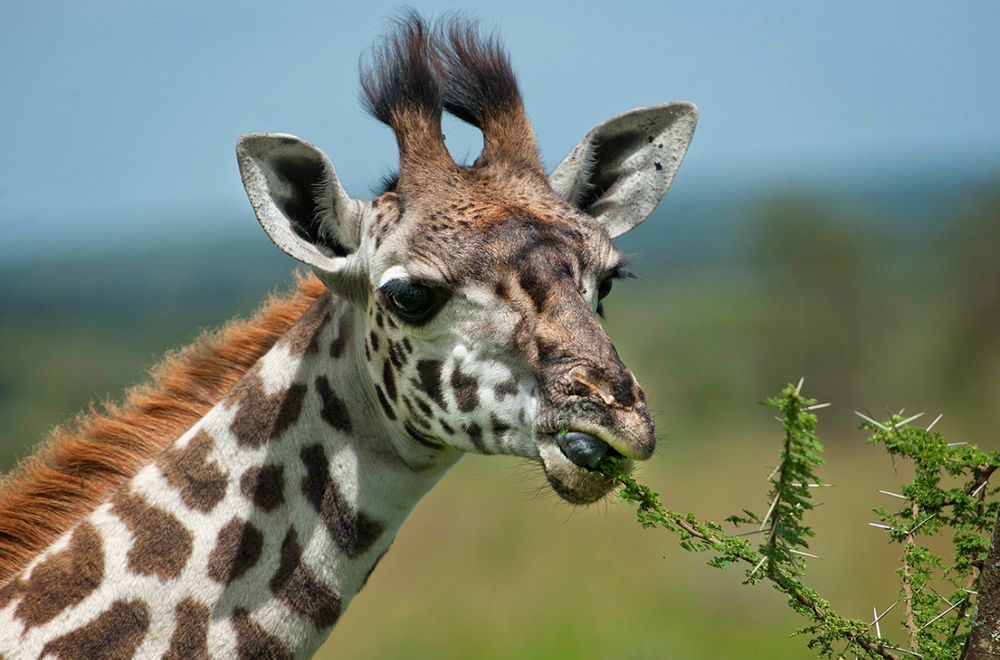
#> input picture 2025-04-30_taller_segmentacion_semantica_sam_deeplab/imagenes_entrada/jirafa.png, 1000 x 660 px, shrunk from 1304 x 861 before the run, found by its file name
$ jupyter execute imagen_matriz_pixeles.ipynb
#> lines starting #> are read from the running program, lines starting #| are printed output that depends on the picture
# **De Pixels a Coordenadas: Explorando la Imagen como Matriz**

**Computación visual**

Gabriela Gallegos Rubio

[cell 1]
import cv2
import numpy as np
import matplotlib.pyplot as plt

[cell 2]
img = cv2.imread('jirafa.png')
#> img is the input picture: shape (660, 1000, 3); mean B, G, R 112.7, 128.7, 119.7
img_rgb = cv2.cvtColor(img, cv2.COLOR_BGR2RGB)
plt.imshow(img_rgb)
plt.axis('off')
plt.show()

## Acceder y Mostrar los Canales RGB y HSV

[cell 3]
# Separar canales RGB
r, g, b = cv2.split(img)
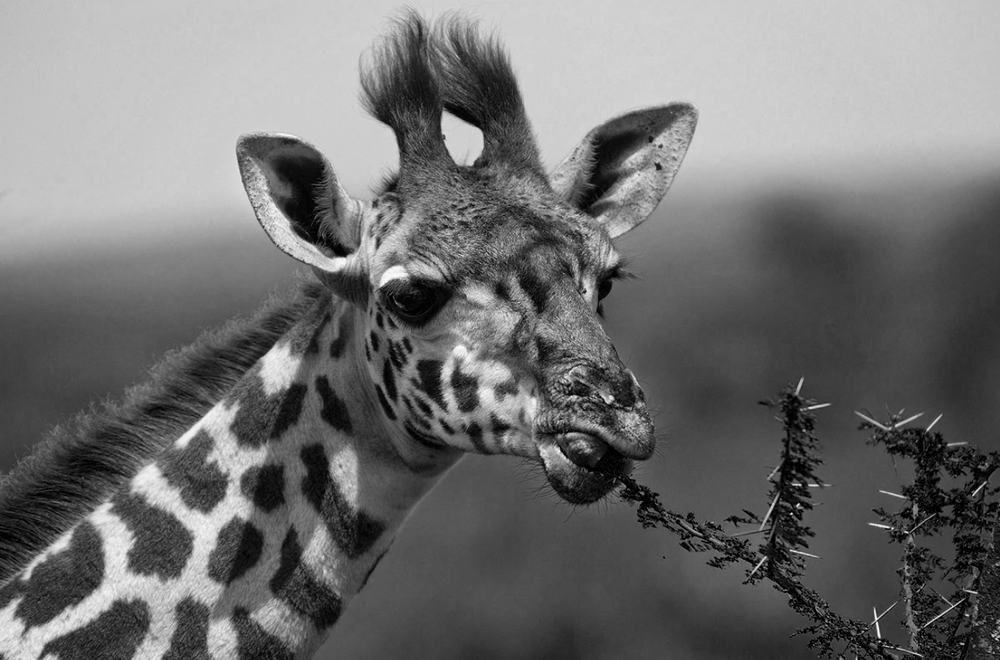
#> r: shape (660, 1000); min 0, max 255, mean 112.7
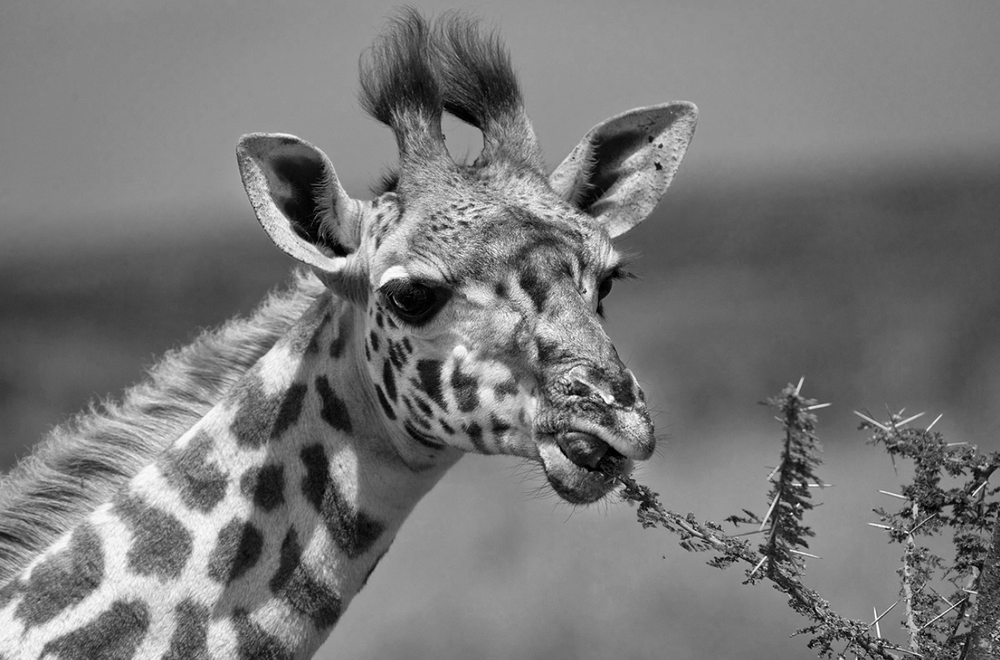
#> b: shape (660, 1000); min 0, max 255, mean 119.7

# Convertir a HSV
img_hsv = cv2.cvtColor(img, cv2.COLOR_BGR2HSV)
#> img_hsv: shape (660, 1000, 3); mean H, S, V 52.8, 86.1, 140.6
h, s, v = cv2.split(img_hsv)
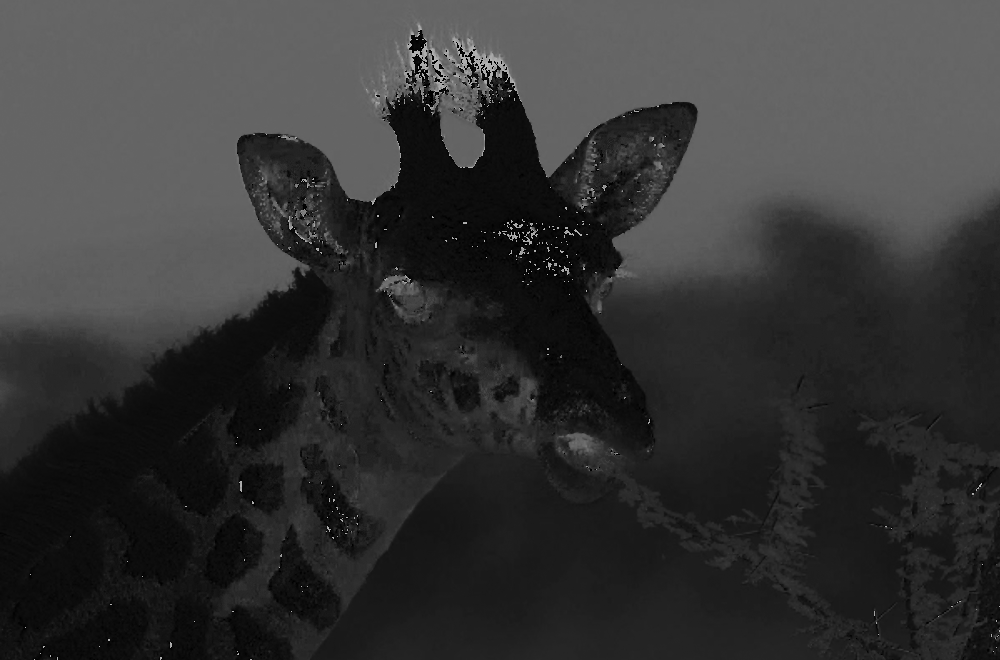
#> h: shape (660, 1000); min 0, max 179, mean 52.8
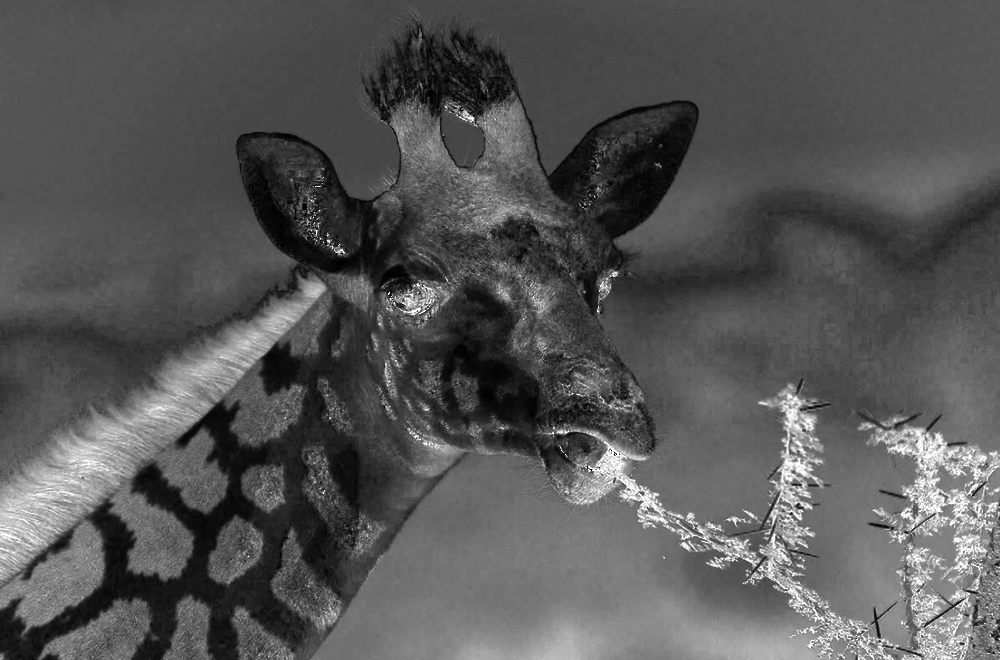
#> s: shape (660, 1000); min 0, max 255, mean 86.1

# Mostrar cada canal
plt.figure(figsize=(10, 10))

plt.subplot(2, 2, 1)
plt.imshow(r, cmap='Reds')
plt.title('Canal Rojo')

plt.subplot(2, 2, 2)
plt.imshow(g, cmap='Greens')
plt.title('Canal Verde')

plt.subplot(2, 2, 3)
plt.imshow(b, cmap='Blues')
plt.title('Canal Azul')

plt.subplot(2, 2, 4)
plt.imshow(h, cmap='hsv')
plt.title('Canal Hue')

plt.show()

## Modificar Regiones Específicas de la Imagen

[cell 4]
# Cambiar el color de un área rectangular:
# Definir las coordenadas de la región
x1, y1 = 100, 100
x2, y2 = 200, 200

region = img[y1:y2, x1:x2].copy()
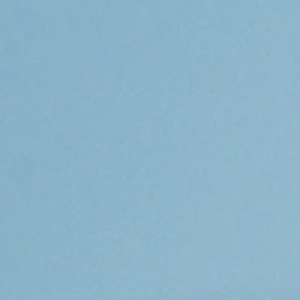
#> region: shape (100, 100, 3) (shown 3 times larger); mean B, G, R 201.2, 180.5, 140.6

# Cambiar color a
img[y1:y2, x1:x2] = [0, 255, 183]  # amarillo

# Sustituir una región por otra parte de la imagen:
# Copiar una región de la imagen y pegarla en otra posición

img[y1+200:y2+200, x1-300:x2-300] = region

plt.imshow(img)
plt.show()

[cell 5]
img_gray = cv2.cvtColor(img, cv2.COLOR_BGR2GRAY)
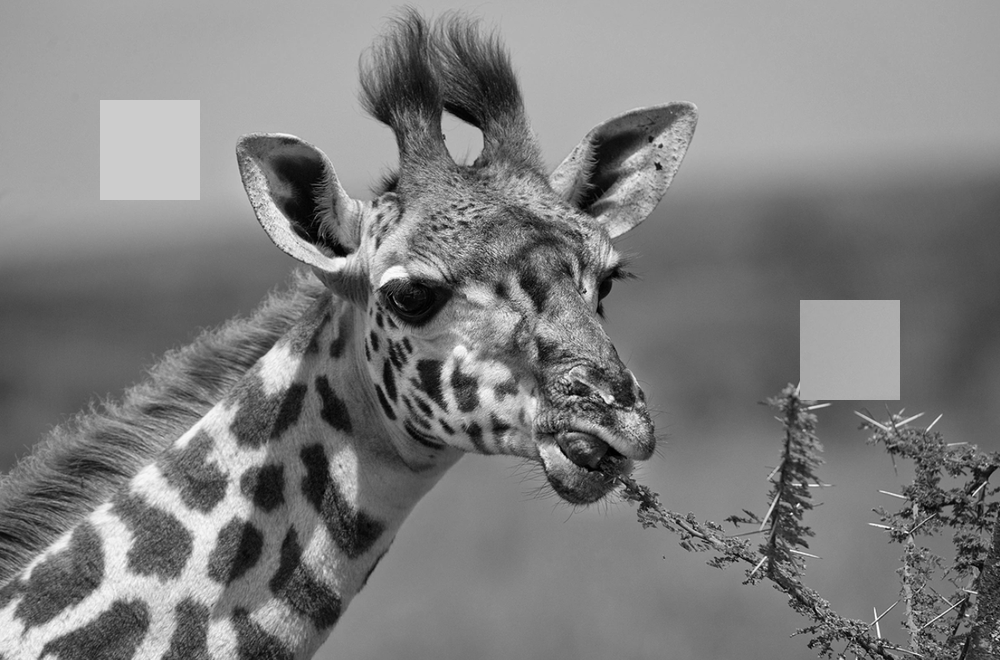
#> img_gray: shape (660, 1000); min 0, max 255, mean 126

# Calcular y visualizar el histograma de intensidades con `cv2.calcHist()`
hist = cv2.calcHist([img_gray], [0], None, [256], [0, 256])
#> hist = 256 values, max 12120 at index 177, min 2 at index 255, mean 2578.1
plt.plot(hist)
plt.title('Histograma de Intensidad')
plt.show()
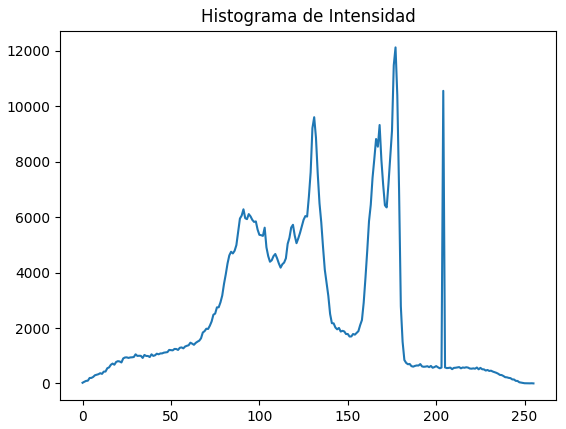
#> figure drawn by matplotlib, 1 panel; curve peaks at x = 177, y = 12120

## Aplicar ajustes de brillo y contraste de forma manual

[cell 6]
# Ajuste manual: Brillo y Contraste (Ecuación)
alpha = 1.2  # Contraste
beta = 20    # Brillo
img_adjusted = cv2.convertScaleAbs(img, alpha=alpha, beta=beta)
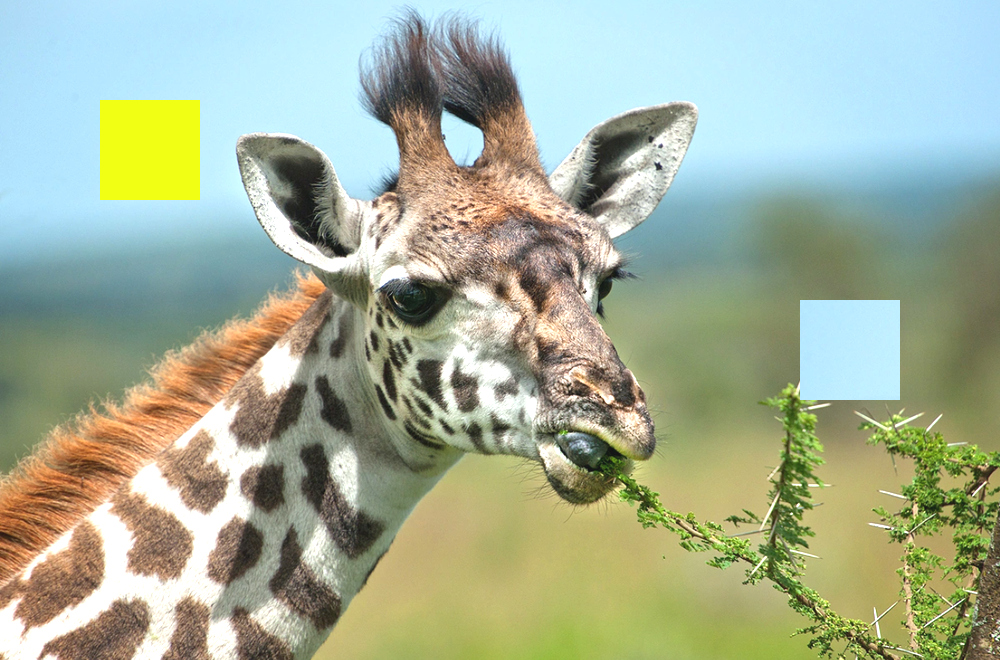
#> img_adjusted: shape (660, 1000, 3); mean B, G, R 151.9, 175.4, 164.2

# Mostrar la imagen ajustada
img_adjusted_rgb = cv2.cvtColor(img_adjusted, cv2.COLOR_BGR2RGB)
plt.imshow(img_adjusted_rgb)
plt.show()
